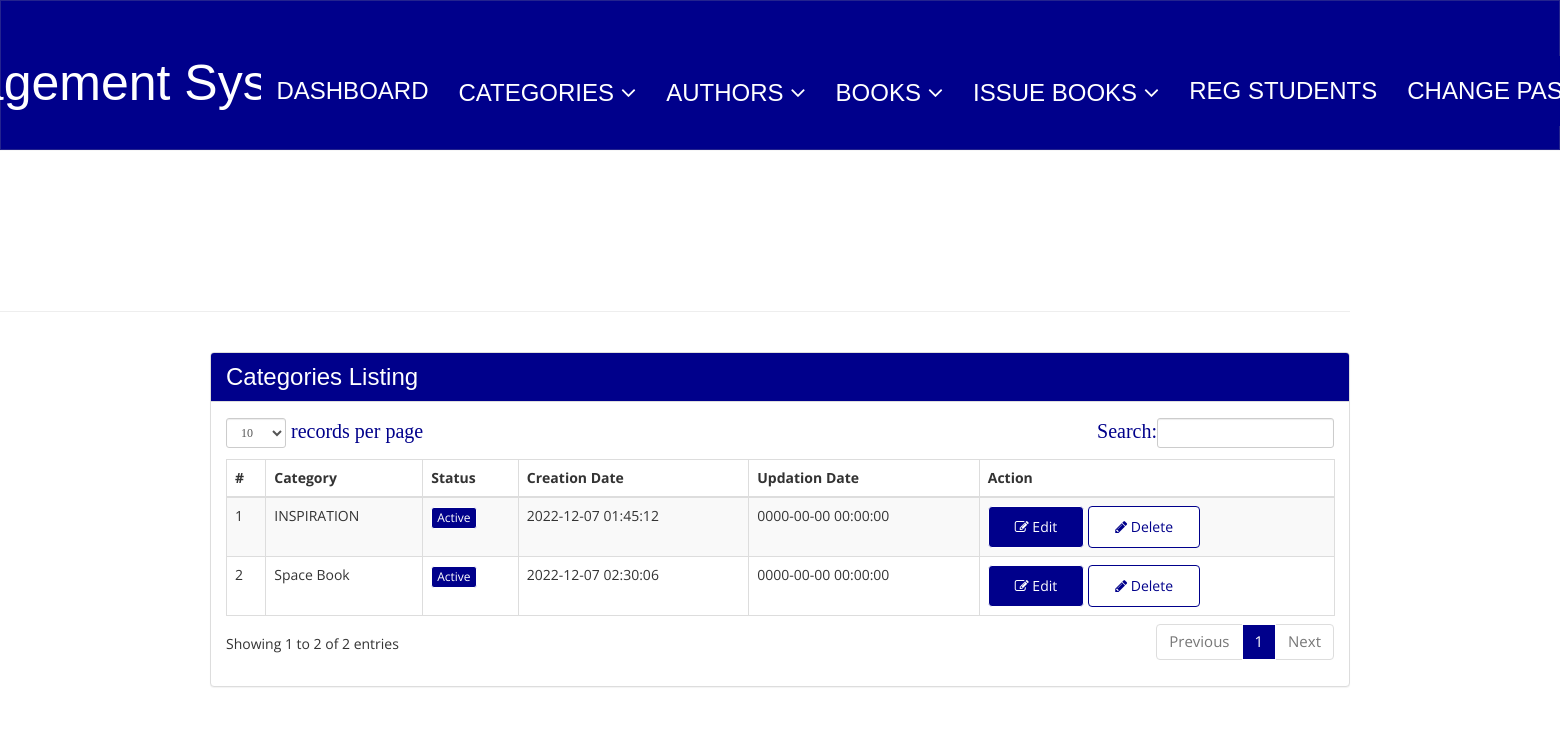
The app's page /admin/manage-categories.php (signed in) with its own data.
### tables this page shows
CREATE TABLE `tblcategory` (
  `id` int(11) NOT NULL,
  `CategoryName` varchar(150) DEFAULT NULL,
  `Status` int(1) DEFAULT NULL,
  `CreationDate` timestamp NULL DEFAULT current_timestamp(),
  `UpdationDate` timestamp NULL DEFAULT '0000-00-00 00:00:00' ON UPDATE current_timestamp()
);

### admin/manage-categories.php (the view, shortened to what this page needs)
<?php
include('includes/config.php');
if(strlen($_SESSION['alogin'])==0)
    {
header('location:index.php');
}
else{
    ?>
<!DOCTYPE html>
<html xmlns="http://www.w3.org/1999/xhtml">
<head>
    <link href="assets/css/bootstrap.css" rel="stylesheet" />
    <link href="assets/css/font-awesome.css" rel="stylesheet" />
    <link href="assets/js/dataTables/dataTables.bootstrap.css" rel="stylesheet" />
    <link href="assets/css/style.css" rel="stylesheet" />
</head>
<body>
<?php include('includes/header.php');?>
    <div class="content-wrapper">
         <div class="container">
        <div class="row pad-botm">
            <div class="col-md-12">
                <h4 class="header-line">Manage Categories</h4>
    </div>
     <div class="row">
</div>
        </div>
            <div class="row">
                <div class="col-md-12">
                    <div class="panel panel-default">
                        <div class="panel-heading">
                           Categories Listing
                        </div>
                        <div class="panel-body">
                            <div class="table-responsive">
                                <table class="table table-striped table-bordered table-hover" id="dataTables-example">
                                    <thead>
                                        <tr>
                                            <th>#</th>
                                            <th>Category</th>
                                            <th>Status</th>
                                            <th>Creation Date</th>
                                            <th>Updation Date</th>
                                            <th>Action</th>
                                        </tr>
                                    </thead>
                                    <tbody>
<?php $sql = "SELECT * from  tblcategory";
$query = $dbh -> prepare($sql);
$query->execute();
$results=$query->fetchAll(PDO::FETCH_OBJ);
$cnt=1;
if($query->rowCount() > 0)
{
foreach($results as $result)
{               ?>
                                        <tr class="odd gradeX">
                                            <td class="center"><?php echo htmlentities($cnt);?></td>
                                            <td class="center"><?php echo htmlentities($result->CategoryName);?></td>
                                            <td class="center"><?php if($result->Status==1) {?>
                                            <a href="#" class="btn btn-success btn-xs">Active</a>
                                            <?php } else {?>
                                            <a href="#" class="btn btn-danger btn-xs">Inactive</a>
                                            <?php } ?></td>
                                            <td class="center"><?php echo htmlentities($result->CreationDate);?></td>
                                            <td class="center"><?php echo htmlentities($result->UpdationDate);?></td>
                                            <td class="center">
                                            <a href="edit-category.php?catid=<?php echo htmlentities($result->id);?>"><button class="btn btn-primary"><i class="fa fa-edit "></i> Edit</button>
                                          <a href="manage-categories.php?del=<?php echo htmlentities($result->id);?>" onclick="return confirm('Are you sure you want to delete?');"" >  <button class="btn btn-danger"><i class="fa fa-pencil"></i> Delete</button>
                                            </td>
                                        </tr>
 <?php $cnt=$cnt+1;}} ?>
                                    </tbody>
                                </table>
                            </div>
                        </div>
                    </div>
                </div>
            </div>
    </div>
    </div>
</body>
</html>
<?php } ?>

### admin/assets/css/style.css (style rules this page uses)
.content-wrapper { margin-top: 40px; min-height:800px; padding-bottom:90px; }
.header-line { font-weight:900; padding-bottom:25px; border-bottom:1px solid #eeeeee; text-transform:uppercase; }
.pad-botm { padding-bottom:30px; }

### records on screen
tblcategory: CategoryName "INSPIRATION", Status "Active", CreationDate "2022-12-07 01:45:12", UpdationDate "0000-00-00 00:00:00"
tblcategory: CategoryName "Space Book", Status "Active", CreationDate "2022-12-07 02:30:06", UpdationDate "0000-00-00 00:00:00"
